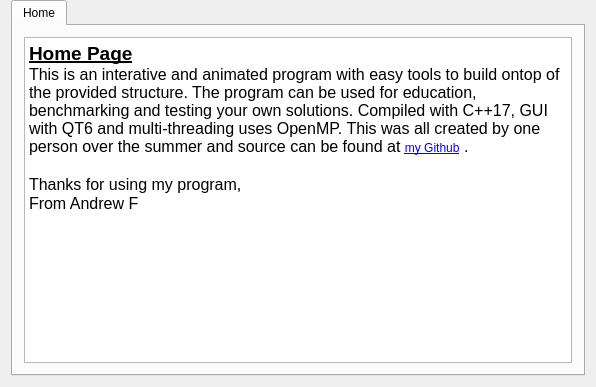
<?xml version="1.0" encoding="UTF-8"?>
<ui version="4.0">
 <class>MainWidgetClass</class>
 <widget class="QWidget" name="MainWidgetClass">
  <property name="enabled">
   <bool>true</bool>
  </property>
  <property name="geometry">
   <rect>
    <x>0</x>
    <y>0</y>
    <width>596</width>
    <height>387</height>
   </rect>
  </property>
  <property name="windowTitle">
   <string>MainWidget</string>
  </property>
  <layout class="QGridLayout" name="gridLayout">
   <property name="topMargin">
    <number>0</number>
   </property>
   <property name="verticalSpacing">
    <number>6</number>
   </property>
   <item row="0" column="0">
    <widget class="QTabWidget" name="tabWidget">
     <property name="currentIndex">
      <number>0</number>
     </property>
     <property name="movable">
      <bool>false</bool>
     </property>
     <widget class="QWidget" name="tab">
      <attribute name="title">
       <string>Home</string>
      </attribute>
      <attribute name="whatsThis">
       <string>Home Page</string>
      </attribute>
      <layout class="QVBoxLayout" name="verticalLayout">
       <item>
        <widget class="QTextBrowser" name="textBrowser">
         <property name="html">
          <string>&lt;!DOCTYPE HTML PUBLIC &quot;-//W3C//DTD HTML 4.0//EN&quot; &quot;http://www.w3.org/TR/REC-html40/strict.dtd&quot;&gt;
&lt;html&gt;&lt;head&gt;&lt;meta name=&quot;qrichtext&quot; content=&quot;1&quot; /&gt;&lt;meta charset=&quot;utf-8&quot; /&gt;&lt;style type=&quot;text/css&quot;&gt;
p, li { white-space: pre-wrap; }
&lt;/style&gt;&lt;/head&gt;&lt;body style=&quot; font-family:'Segoe UI'; font-size:9pt; font-weight:400; font-style:normal;&quot;&gt;
&lt;p style=&quot; margin-top:0px; margin-bottom:0px; margin-left:0px; margin-right:0px; -qt-block-indent:0; text-indent:0px;&quot;&gt;&lt;span style=&quot; font-size:14pt; font-weight:700; text-decoration: underline;&quot;&gt;Home Page&lt;/span&gt; &lt;img src=&quot;:/MainWidget/GSD.jpg&quot; width=&quot;306&quot; height=&quot;188&quot; style=&quot;float: right;&quot; /&gt;&lt;/p&gt;
&lt;p style=&quot; margin-top:0px; margin-bottom:0px; margin-left:0px; margin-right:0px; -qt-block-indent:0; text-indent:0px;&quot;&gt;&lt;span style=&quot; font-size:12pt;&quot;&gt;This is an interative and animated program with easy tools to build ontop of the provided structure. The program can be used for education, benchmarking and testing your own solutions. Compiled with C++17, GUI with QT6 and multi-threading uses OpenMP. This was all created by one person over the summer and source can be found at &lt;/span&gt;&lt;a href=&quot;https://github.com/AndrewF001/Andrews_Program&quot;&gt;&lt;span style=&quot; text-decoration: underline; color:#0000ff;&quot;&gt;my Github&lt;/span&gt;&lt;/a&gt;&lt;span style=&quot; font-size:12pt;&quot;&gt; .&lt;/span&gt;&lt;/p&gt;
&lt;p style=&quot;-qt-paragraph-type:empty; margin-top:0px; margin-bottom:0px; margin-left:0px; margin-right:0px; -qt-block-indent:0; text-indent:0px; font-size:12pt; color:#000000;&quot;&gt;&lt;br /&gt;&lt;/p&gt;
&lt;p style=&quot; margin-top:0px; margin-bottom:0px; margin-left:0px; margin-right:0px; -qt-block-indent:0; text-indent:0px;&quot;&gt;&lt;span style=&quot; font-size:12pt; color:#000000;&quot;&gt;Thanks for using my program,&lt;/span&gt;&lt;/p&gt;
&lt;p style=&quot; margin-top:0px; margin-bottom:0px; margin-left:0px; margin-right:0px; -qt-block-indent:0; text-indent:0px;&quot;&gt;&lt;span style=&quot; font-size:12pt; color:#000000;&quot;&gt;From Andrew F&lt;/span&gt;&lt;/p&gt;&lt;/body&gt;&lt;/html&gt;</string>
         </property>
         <property name="openExternalLinks">
          <bool>true</bool>
         </property>
        </widget>
       </item>
      </layout>
     </widget>
    </widget>
   </item>
  </layout>
 </widget>
 <layoutdefault spacing="6" margin="11"/>
 <resources>
  <include location="MainWidget.qrc"/>
 </resources>
 <connections/>
</ui>
